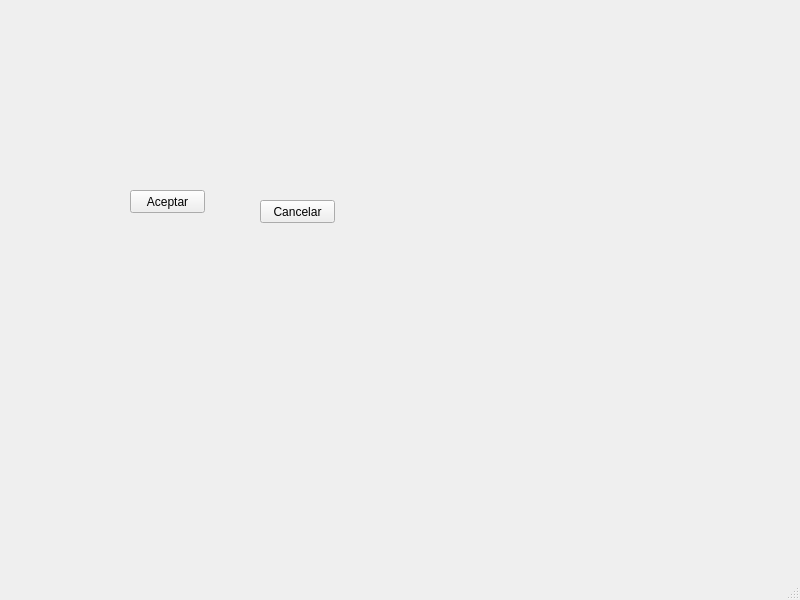
<?xml version="1.0" encoding="UTF-8"?>
<ui version="4.0">
 <class>MainWindow</class>
 <widget class="QMainWindow" name="MainWindow">
  <property name="geometry">
   <rect>
    <x>0</x>
    <y>0</y>
    <width>800</width>
    <height>600</height>
   </rect>
  </property>
  <property name="windowTitle">
   <string>MainWindow</string>
  </property>
  <widget class="QWidget" name="centralwidget">
   <widget class="QPushButton" name="boton">
    <property name="geometry">
     <rect>
      <x>130</x>
      <y>190</y>
      <width>75</width>
      <height>23</height>
     </rect>
    </property>
    <property name="text">
     <string>Aceptar</string>
    </property>
   </widget>
   <widget class="QPushButton" name="pushButton_2">
    <property name="geometry">
     <rect>
      <x>260</x>
      <y>200</y>
      <width>75</width>
      <height>23</height>
     </rect>
    </property>
    <property name="text">
     <string>Cancelar</string>
    </property>
   </widget>
   <widget class="QWidget" name="horizontalLayoutWidget">
    <property name="geometry">
     <rect>
      <x>170</x>
      <y>70</y>
      <width>160</width>
      <height>80</height>
     </rect>
    </property>
    <layout class="QHBoxLayout" name="horizontalLayout"/>
   </widget>
  </widget>
  <widget class="QMenuBar" name="menubar">
   <property name="geometry">
    <rect>
     <x>0</x>
     <y>0</y>
     <width>800</width>
     <height>21</height>
    </rect>
   </property>
  </widget>
  <widget class="QStatusBar" name="statusbar"/>
 </widget>
 <resources/>
 <connections/>
</ui>
